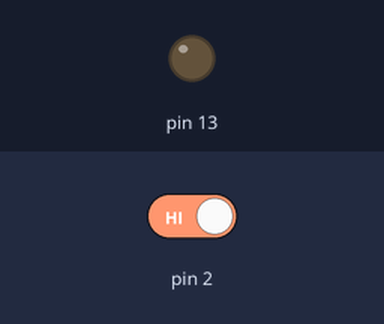
A program run on a simulated Arduino Uno, built with avr-gcc and run on an emulated ATmega328P. On the bench: output pins drawn as LEDs (lit = HIGH). The test bench sets the inputs (shaded band); at power-on: pin 2 HIGH.

Above: at 1.2 s.
1.3 s: pin 2 driven LOW
At 1.6 s:
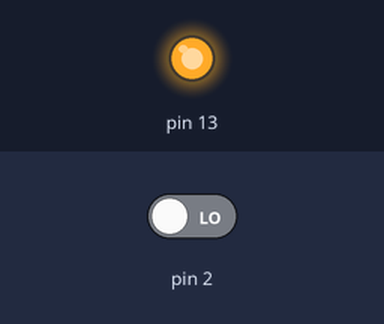
2.8 s: pin 2 driven HIGH
At 4.0 s:
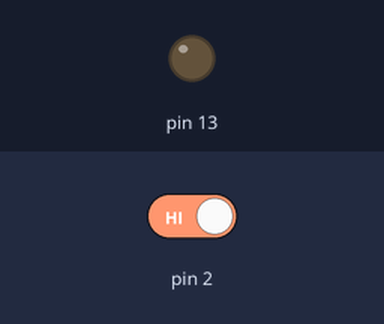
Timing chart, 0 to 5.8 s (numbered marks = the images above; inputs shaded):
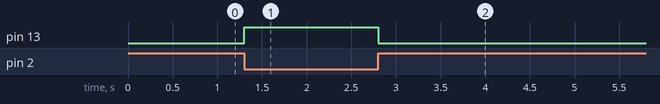

Measured:
- after the input at 1.3 s, pin 13: LOW → HIGH at once
- after the input at 2.8 s, pin 13: HIGH → LOW at once

The program:

main.cpp
```cpp
/*----------------------------------------------------------------------------*/
/*  Author      : Romain Berthoule                                            */
/*  Date        : 20/06/2024                                                  */
/*  Project     : button_led_controller                                       */
/*  File        : main.cpp                                                    */
/*  CPU         : ATMega 428p (Arduino)                                       */
/*  Description : Control a LED by pressing a button                          */
/*----------------------------------------------------------------------------*/

#include <Arduino.h>


void setup()
{
  // put your setup code here, to run once:
  pinMode(13, OUTPUT);
  pinMode(2, INPUT);
  digitalWrite(13, LOW);
  //Serial.begin(115200);
  //Serial.println("Setup done!");
}

void loop()
{
  // put your main code here, to run repeatedly:
  if(digitalRead(2) == LOW)
  {
    digitalWrite(13, HIGH);
  }
  else
  {
    digitalWrite(13, LOW);
  }
  delay(100);
}
```
